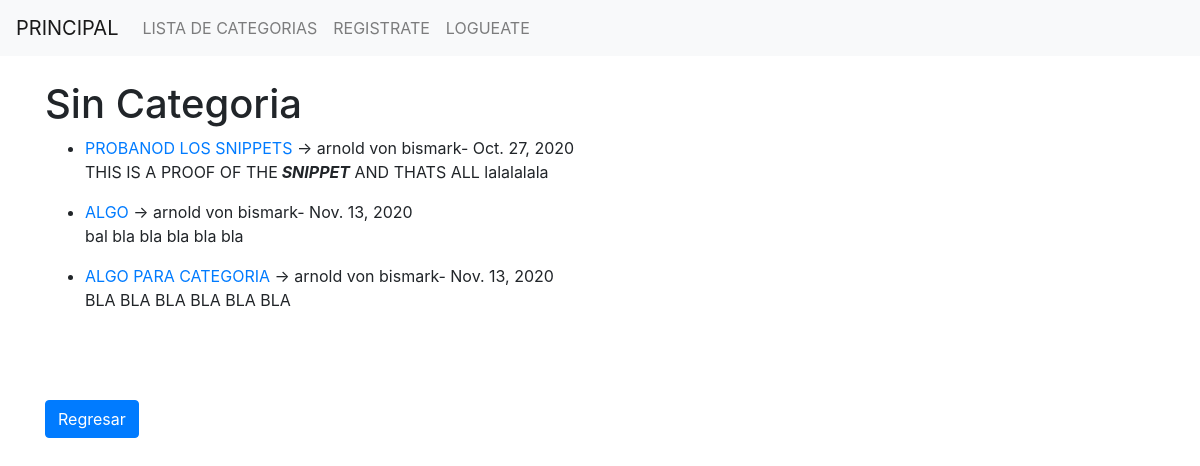
The app's page /category/Sin Categoria/ with its own data.
### project1/models.py (models this page shows, shortened)
class Post(models.Model):
    title = models.CharField(max_length=255)
    header_image = models.ImageField(null=True, blank=True, upload_to="images/")
    title_tag = models.CharField(max_length=255)
    author = models.ForeignKey(User, on_delete=models.CASCADE)
    body = RichTextField(blank=True, null=True)
    post_date = models.DateField(auto_now_add=True)
    category = models.CharField(max_length=255, default='Crea una categoria')
    snippet = models.CharField(max_length=255)
    likes = models.ManyToManyField(User, related_name='blog_posts')

### project1/views.py (the view)
# urls.py: path('category/<str:cats>/', CategoryView, name="category"),
def CategoryView(request, cats):
    category_posts = Post.objects.filter(category=cats.replace('-',' '))
    return render(request, 'categories.html', {'cats':cats.title().replace('-',' '), 'category_posts': category_posts})

### project1/templates/categories.html (shortened to what this page needs)
{% extends 'base.html' %}
{% block content %}
{% if category_posts %}
    <h1>{{  cats  }}</h1>
    <ul>
    {% for post in category_posts %}
    <li><a href="{% url 'detail' post.pk %}">
        {{ post.title }}</a>
        -> {{ post.author.first_name }} {{post.author.last_name}}- {{ post.post_date }} <br/>
        {{ post.body|slice:":200"|safe }}</li>
    {% endfor %}
    </ul>
    <br/>
        <br/>
        <br/>
        <a href="{% url 'home' %}" class="btn btn-primary">Regresar</a>
{% else %}
<h2>No se ha creado la categoria  !!!! </h2>
{% endif %}
{% endblock %}

### records on screen
Post: title "PROBANOD LOS SNIPPETS", author.first_name "arnold", author.last_name "von bismark", post_date "Oct. 27, 2020", body "THIS IS A PROOF OF THE SNIPPET AND THATS ALL lalalalala"
Post: title "ALGO", author.first_name "arnold", author.last_name "von bismark", post_date "Nov. 13, 2020", body "bal bla bla bla bla bla"
Post: title "ALGO PARA CATEGORIA", author.first_name "arnold", author.last_name "von bismark", post_date "Nov. 13, 2020", body "BLA BLA BLA BLA BLA BLA"

### other values on screen
{{ cats }} "Sin Categoria"
